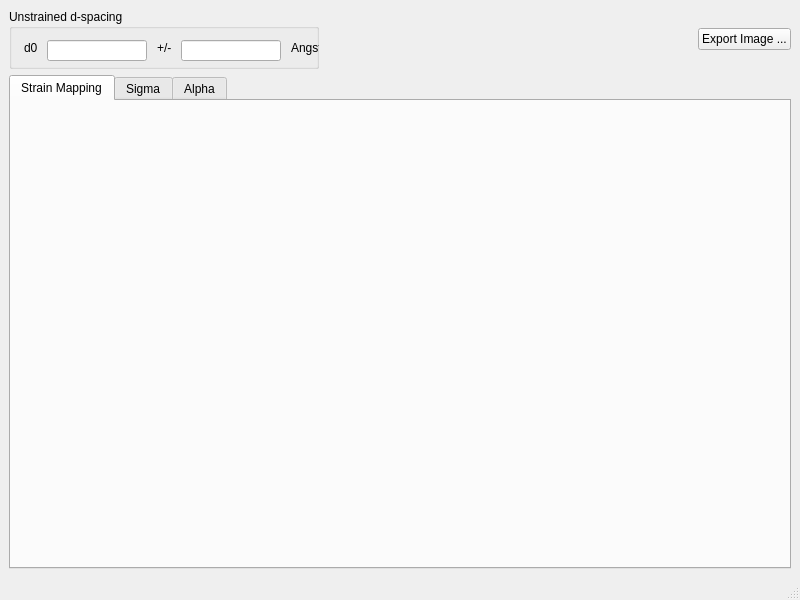
<?xml version="1.0" encoding="UTF-8"?>
<ui version="4.0">
 <class>MainWindow</class>
 <widget class="QMainWindow" name="MainWindow">
  <property name="geometry">
   <rect>
    <x>0</x>
    <y>0</y>
    <width>800</width>
    <height>600</height>
   </rect>
  </property>
  <property name="windowTitle">
   <string>Strain Mapping</string>
  </property>
  <widget class="QWidget" name="centralwidget">
   <layout class="QVBoxLayout" name="verticalLayout">
    <item>
     <layout class="QHBoxLayout" name="horizontalLayout">
      <item>
       <widget class="QGroupBox" name="groupBox">
        <property name="minimumSize">
         <size>
          <width>310</width>
          <height>60</height>
         </size>
        </property>
        <property name="maximumSize">
         <size>
          <width>16777215</width>
          <height>80</height>
         </size>
        </property>
        <property name="title">
         <string>Unstrained d-spacing</string>
        </property>
        <widget class="QLabel" name="d0_units_label">
         <property name="geometry">
          <rect>
           <x>282</x>
           <y>31</y>
           <width>63</width>
           <height>16</height>
          </rect>
         </property>
         <property name="text">
          <string>Angstroms</string>
         </property>
        </widget>
        <widget class="QLabel" name="d0_label">
         <property name="geometry">
          <rect>
           <x>15</x>
           <y>31</y>
           <width>16</width>
           <height>16</height>
          </rect>
         </property>
         <property name="text">
          <string>d0</string>
         </property>
        </widget>
        <widget class="QLabel" name="d0_label_2">
         <property name="geometry">
          <rect>
           <x>148</x>
           <y>31</y>
           <width>16</width>
           <height>16</height>
          </rect>
         </property>
         <property name="text">
          <string>+/-</string>
         </property>
        </widget>
        <widget class="QLineEdit" name="lineEdit_2">
         <property name="geometry">
          <rect>
           <x>172</x>
           <y>31</y>
           <width>100</width>
           <height>21</height>
          </rect>
         </property>
         <property name="minimumSize">
          <size>
           <width>100</width>
           <height>0</height>
          </size>
         </property>
         <property name="maximumSize">
          <size>
           <width>100</width>
           <height>16777215</height>
          </size>
         </property>
        </widget>
        <widget class="QLineEdit" name="lineEdit">
         <property name="geometry">
          <rect>
           <x>38</x>
           <y>31</y>
           <width>100</width>
           <height>21</height>
          </rect>
         </property>
         <property name="minimumSize">
          <size>
           <width>100</width>
           <height>0</height>
          </size>
         </property>
         <property name="maximumSize">
          <size>
           <width>100</width>
           <height>16777215</height>
          </size>
         </property>
        </widget>
       </widget>
      </item>
      <item>
       <spacer name="horizontalSpacer">
        <property name="orientation">
         <enum>Qt::Horizontal</enum>
        </property>
        <property name="sizeHint" stdset="0">
         <size>
          <width>40</width>
          <height>20</height>
         </size>
        </property>
       </spacer>
      </item>
      <item>
       <widget class="QPushButton" name="pushButton">
        <property name="text">
         <string>Export Image ...</string>
        </property>
       </widget>
      </item>
     </layout>
    </item>
    <item>
     <widget class="QTabWidget" name="tabWidget">
      <property name="currentIndex">
       <number>0</number>
      </property>
      <widget class="QWidget" name="tab">
       <attribute name="title">
        <string>Strain Mapping</string>
       </attribute>
      </widget>
      <widget class="QWidget" name="tab_3">
       <attribute name="title">
        <string>Sigma</string>
       </attribute>
      </widget>
      <widget class="QWidget" name="tab_2">
       <attribute name="title">
        <string>Alpha</string>
       </attribute>
      </widget>
     </widget>
    </item>
   </layout>
  </widget>
  <widget class="QMenuBar" name="menubar">
   <property name="geometry">
    <rect>
     <x>0</x>
     <y>0</y>
     <width>800</width>
     <height>22</height>
    </rect>
   </property>
  </widget>
  <widget class="QStatusBar" name="statusbar"/>
 </widget>
 <resources/>
 <connections/>
</ui>
